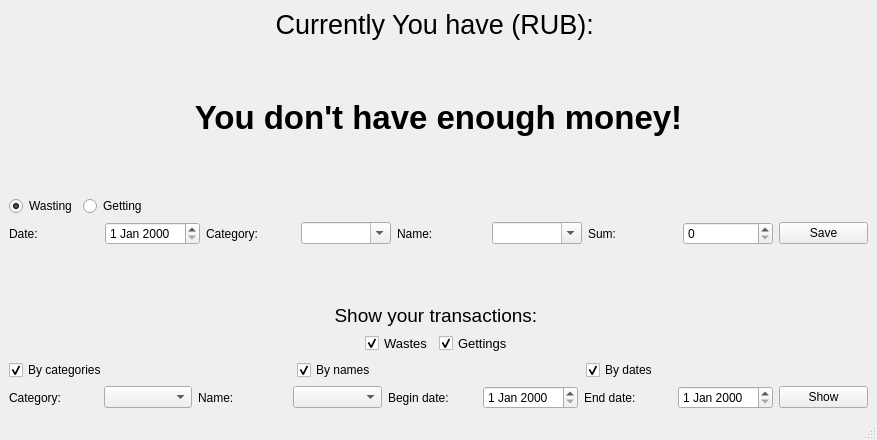
<?xml version="1.0" encoding="UTF-8"?>
<ui version="4.0">
 <class>TMAGUI</class>
 <widget class="QMainWindow" name="TMAGUI">
  <property name="geometry">
   <rect>
    <x>0</x>
    <y>0</y>
    <width>877</width>
    <height>440</height>
   </rect>
  </property>
  <property name="windowTitle">
   <string>TMAGUI</string>
  </property>
  <widget class="QWidget" name="centralwidget">
   <layout class="QGridLayout" name="gridLayout">
    <item row="0" column="0">
     <layout class="QVBoxLayout" name="verticalLayout">
      <item>
       <layout class="QHBoxLayout" name="horizontalLayout_3">
        <item>
         <widget class="QLabel" name="currBalanceLbl">
          <property name="font">
           <font>
            <pointsize>20</pointsize>
           </font>
          </property>
          <property name="text">
           <string>Currently You have (RUB): </string>
          </property>
          <property name="alignment">
           <set>Qt::AlignCenter</set>
          </property>
         </widget>
        </item>
       </layout>
      </item>
      <item>
       <spacer name="verticalSpacer_3">
        <property name="orientation">
         <enum>Qt::Vertical</enum>
        </property>
        <property name="sizeHint" stdset="0">
         <size>
          <width>20</width>
          <height>40</height>
         </size>
        </property>
       </spacer>
      </item>
      <item>
       <widget class="QLabel" name="errFld">
        <property name="enabled">
         <bool>true</bool>
        </property>
        <property name="font">
         <font>
          <pointsize>25</pointsize>
          <weight>75</weight>
          <bold>true</bold>
         </font>
        </property>
        <property name="text">
         <string>You don't have enough money!</string>
        </property>
        <property name="alignment">
         <set>Qt::AlignCenter</set>
        </property>
       </widget>
      </item>
      <item>
       <spacer name="verticalSpacer_2">
        <property name="orientation">
         <enum>Qt::Vertical</enum>
        </property>
        <property name="sizeHint" stdset="0">
         <size>
          <width>20</width>
          <height>40</height>
         </size>
        </property>
       </spacer>
      </item>
      <item>
       <layout class="QHBoxLayout" name="horizontalLayout_5">
        <item>
         <widget class="QRadioButton" name="regWaste">
          <property name="text">
           <string>Wasting</string>
          </property>
          <property name="checked">
           <bool>true</bool>
          </property>
         </widget>
        </item>
        <item>
         <widget class="QRadioButton" name="regGet">
          <property name="text">
           <string>Getting</string>
          </property>
         </widget>
        </item>
        <item>
         <spacer name="horizontalSpacer">
          <property name="orientation">
           <enum>Qt::Horizontal</enum>
          </property>
          <property name="sizeHint" stdset="0">
           <size>
            <width>40</width>
            <height>20</height>
           </size>
          </property>
         </spacer>
        </item>
       </layout>
      </item>
      <item>
       <layout class="QHBoxLayout" name="horizontalLayout_2">
        <item>
         <widget class="QLabel" name="setDateLbl">
          <property name="text">
           <string>Date:</string>
          </property>
         </widget>
        </item>
        <item>
         <widget class="QDateEdit" name="setDate"/>
        </item>
        <item>
         <widget class="QLabel" name="setCatLbl">
          <property name="text">
           <string>Category:</string>
          </property>
         </widget>
        </item>
        <item>
         <widget class="QComboBox" name="setCat">
          <property name="editable">
           <bool>true</bool>
          </property>
         </widget>
        </item>
        <item>
         <widget class="QLabel" name="setNameLbl">
          <property name="text">
           <string>Name:</string>
          </property>
         </widget>
        </item>
        <item>
         <widget class="QComboBox" name="setName">
          <property name="editable">
           <bool>true</bool>
          </property>
         </widget>
        </item>
        <item>
         <widget class="QLabel" name="setSumLbl">
          <property name="text">
           <string>Sum:</string>
          </property>
         </widget>
        </item>
        <item>
         <widget class="QSpinBox" name="setSum">
          <property name="maximum">
           <number>999999999</number>
          </property>
         </widget>
        </item>
        <item>
         <widget class="QPushButton" name="registerBtn">
          <property name="text">
           <string>Save</string>
          </property>
         </widget>
        </item>
       </layout>
      </item>
      <item>
       <spacer name="verticalSpacer">
        <property name="orientation">
         <enum>Qt::Vertical</enum>
        </property>
        <property name="sizeHint" stdset="0">
         <size>
          <width>20</width>
          <height>40</height>
         </size>
        </property>
       </spacer>
      </item>
      <item>
       <layout class="QVBoxLayout" name="verticalLayout_2"/>
      </item>
      <item>
       <widget class="QLabel" name="viewTransactLbl">
        <property name="font">
         <font>
          <pointsize>14</pointsize>
         </font>
        </property>
        <property name="text">
         <string>Show your transactions: </string>
        </property>
        <property name="alignment">
         <set>Qt::AlignCenter</set>
        </property>
       </widget>
      </item>
      <item>
       <layout class="QHBoxLayout" name="horizontalLayout_6">
        <item>
         <spacer name="horizontalSpacer_2">
          <property name="orientation">
           <enum>Qt::Horizontal</enum>
          </property>
          <property name="sizeHint" stdset="0">
           <size>
            <width>40</width>
            <height>20</height>
           </size>
          </property>
         </spacer>
        </item>
        <item>
         <widget class="QCheckBox" name="showWastesBx">
          <property name="font">
           <font>
            <pointsize>10</pointsize>
           </font>
          </property>
          <property name="text">
           <string>Wastes</string>
          </property>
          <property name="checked">
           <bool>true</bool>
          </property>
         </widget>
        </item>
        <item>
         <widget class="QCheckBox" name="showGettingsBx">
          <property name="font">
           <font>
            <pointsize>10</pointsize>
           </font>
          </property>
          <property name="text">
           <string>Gettings</string>
          </property>
          <property name="checked">
           <bool>true</bool>
          </property>
         </widget>
        </item>
        <item>
         <spacer name="horizontalSpacer_3">
          <property name="orientation">
           <enum>Qt::Horizontal</enum>
          </property>
          <property name="sizeHint" stdset="0">
           <size>
            <width>40</width>
            <height>20</height>
           </size>
          </property>
         </spacer>
        </item>
       </layout>
      </item>
      <item>
       <layout class="QHBoxLayout" name="horizontalLayout_7">
        <item>
         <widget class="QCheckBox" name="catSelectBx">
          <property name="text">
           <string>By categories</string>
          </property>
          <property name="checked">
           <bool>true</bool>
          </property>
         </widget>
        </item>
        <item>
         <widget class="QCheckBox" name="nameSelectBx">
          <property name="text">
           <string>By names</string>
          </property>
          <property name="checked">
           <bool>true</bool>
          </property>
         </widget>
        </item>
        <item>
         <widget class="QCheckBox" name="dateSelectBx">
          <property name="text">
           <string>By dates</string>
          </property>
          <property name="checked">
           <bool>true</bool>
          </property>
         </widget>
        </item>
       </layout>
      </item>
      <item>
       <layout class="QHBoxLayout" name="horizontalLayout">
        <item>
         <widget class="QLabel" name="selectCatLbl">
          <property name="text">
           <string>Category:</string>
          </property>
         </widget>
        </item>
        <item>
         <widget class="QComboBox" name="selectCat"/>
        </item>
        <item>
         <widget class="QLabel" name="selectNameLbl">
          <property name="text">
           <string>Name:</string>
          </property>
         </widget>
        </item>
        <item>
         <widget class="QComboBox" name="selectName"/>
        </item>
        <item>
         <widget class="QLabel" name="selectBegDateLbl">
          <property name="text">
           <string>Begin date:</string>
          </property>
         </widget>
        </item>
        <item>
         <widget class="QDateEdit" name="selectBegDate"/>
        </item>
        <item>
         <widget class="QLabel" name="selectEndDateLbl">
          <property name="text">
           <string>End date:</string>
          </property>
         </widget>
        </item>
        <item>
         <widget class="QDateEdit" name="selectEndDate"/>
        </item>
        <item>
         <widget class="QPushButton" name="viewTransactBtn">
          <property name="text">
           <string>Show</string>
          </property>
         </widget>
        </item>
       </layout>
      </item>
     </layout>
    </item>
   </layout>
  </widget>
  <widget class="QMenuBar" name="menubar">
   <property name="geometry">
    <rect>
     <x>0</x>
     <y>0</y>
     <width>877</width>
     <height>23</height>
    </rect>
   </property>
  </widget>
  <widget class="QStatusBar" name="statusbar"/>
 </widget>
 <resources/>
 <connections/>
</ui>
